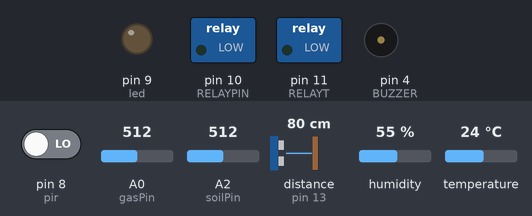
Simulated run of this sketch. Board: Arduino Uno, built with avr-gcc and run on an emulated ATmega328P. Parts: switched loads named in the sketch (green lamp = pin HIGH), output pins drawn as LEDs (lit = HIGH), buzzer (waves = sounding, pin HIGH). Wiring (inferred from the names in the program): ultrasonic range finder: trigger pin 12; echo pin 13. The inputs (shaded band) are chosen by the test bench; at power-on: pin 8 (pir) LOW, A0 (gasPin) = 512, A2 (soilPin) = 512, distance to the obstacle (sensor on pin 13) 80 cm, humidity 55 %, temperature 24 °C. The echo pulse lasts 58.3 µs per cm; pins used as bus, display or sensor lines are not drawn; what the sketch prints to the serial monitor is not drawn.

Above: at 0.1 s.
At 84.0 s:
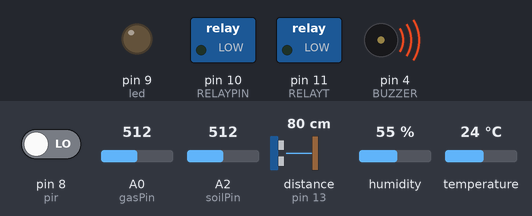
At 94.0 s:
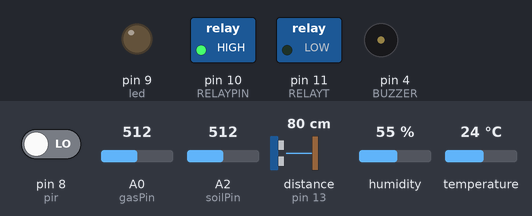
At 97.0 s:
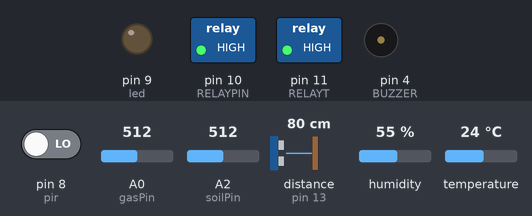
Timing chart, 0 to 98.5 s (numbered marks = the images above):
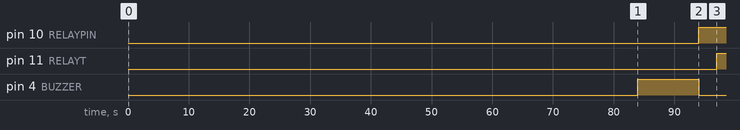

Measured:
- by itself, pin 10 (RELAYPIN): LOW → HIGH at 94.0 s
- by itself, pin 11 (RELAYT): LOW → HIGH at 97.0 s
- by itself, pin 4 (BUZZER): LOW → HIGH at 84.0 s, → LOW 10.0 s later

The sketch:

GAS_SOIL_TEMP_HUM_SMS_TGSK.ino
```cpp
#include <dht11.h>
#define DHT11PIN A3
#define pir 8
#define led 9
dht11 DHT11;
#define gasPin A0
#define soilPin A2
#define echoPin 13 // attach pin D2 Arduino to pin Echo of HC-SR04
#define trigPin 12 //attach pin D3 Arduino to pin Trig of HC-SR04
// defines variables
long duration; // variable for the duration of sound wave travel
int distance; // variable for the distance measurement
#define RELAYT 11

int timesTosend=1;
int count=0;
int g=0;
int sn=0;
int sp=0;
int chk =0;
int t=0;
int h=0;
//char phone_no[] = "9032880328";  //phone number to alert
char phone_no[] = "9642484174";  //phone number to alert
//char phone_no[] = "9652961775";  //phone number to alert
//char phone_no[] = "9491632771";  //phone number to alert

#define RELAYPIN 10 // Arduino pin tied to Relaypin of the Relay Circuit
#define BUZZER 4 // Arduino pin tied to +ve terminal of the Buzzer

void setup()
{
    Serial.begin(9600);  //Open Serial connection at baud 9600
    delay(2000);
    pinMode(led,OUTPUT);// Relay pin as output pin
    digitalWrite(led,LOW);
    pinMode(pir,INPUT);// Relay pin as output pin
    digitalWrite(pir,LOW);
    pinMode(RELAYPIN,OUTPUT);// Relay pin as output pin
    digitalWrite(RELAYPIN,LOW); //Turn off the relay
    pinMode(BUZZER,OUTPUT);// Buzzer pin as output pin
    digitalWrite(BUZZER,LOW);
    pinMode(trigPin, OUTPUT);
    digitalWrite(trigPin, LOW);// Sets the trigPin as an OUTPUT
    pinMode(echoPin, INPUT);
    digitalWrite(echoPin, LOW);
    pinMode(RELAYT,OUTPUT);// Relay pin as output pin
    digitalWrite(RELAYT,LOW);//Turn off the Buzzer
    Serial.println("AT+CMGF=1"); //set GSM to text mode
    delay(200);
    Serial.println("AT+CNMI=2,2,0,0,0\r");
    delay(100);
}

void loop()
{
  t=DHT11.temperature;
  h=DHT11.humidity;
  count=0;
  g= analogRead(gasPin);
  sn= analogRead(soilPin);
  int chk = DHT11.read(DHT11PIN);
  digitalWrite(trigPin, HIGH);
  delayMicroseconds(10);
  digitalWrite(trigPin, LOW);
  duration = pulseIn(echoPin, HIGH);
  distance = (duration * 0.034) / 2;
//.....................................sensor data on serial monitor -> LCD try it..............................

  Serial.print("gas sensor:");
  Serial.println(g);
  delay(1000);
  Serial.print("soil sensor:");
  Serial.println(sn);
  delay(1000);
  Serial.print("Humidity (%): ");
  Serial.println(h);
  delay(1000);
  Serial.print("Temperature (C): ");
  Serial.println(t);
  delay(2000);

  Serial.print("Distance: ");
  Serial.print(distance);
  Serial.println(" cm");

//.......................................Connecting to THINGSPEAK....................................................

          if (Serial.available())
              Serial.write(Serial.read());

            Serial.println("AT");
            delay(1000);

            Serial.println("AT+CPIN?");
            delay(1000);

            Serial.println("AT+CREG?");
            delay(1000);

            Serial.println("AT+CGATT?");
            delay(1000);

            Serial.println("AT+CIPSHUT");
            delay(1000);

            Serial.println("AT+CIPSTATUS");
            delay(2000);

            Serial.println("AT+CIPMUX=0");
            delay(2000);

            ShowSerialData();

            Serial.println("AT+CSTT=\"bsnlnet\"");//start task and setting the APN,
            delay(1000);

            ShowSerialData();

            Serial.println("AT+CIICR");//bring up wireless connection
            delay(3000);

            ShowSerialData();

            Serial.println("AT+CIFSR");//get local IP adress
            delay(2000);

            ShowSerialData();

            Serial.println("AT+CIPSPRT=0");
            delay(3000);

            ShowSerialData();

            Serial.println("AT+CIPSTART=\"TCP\",\"api.thingspeak.com\",\"80\"");//start up the connection
            delay(6000);

            ShowSerialData();

            Serial.println("AT+CIPSEND");//begin send data to remote server
            delay(4000);
            ShowSerialData();

            String str= "GET https://api.thingspeak.com/update?api_key=X54NE8J38RP6FUOD&field1=" +String(t) +"&field2=" +String(h)+ "&field3=" +String(g) +"&field4=" +String(sn);
            Serial.println(str);//begin send data to remote server

            delay(4000);
            ShowSerialData();

            Serial.println((char)26);//sending
            delay(5000);//waitting for reply, important! the time is base on the condition of internet
            Serial.println();

            ShowSerialData();

            Serial.println("AT+CIPSHUT");//close the connection
            delay(100);
            ShowSerialData();
            delay(5000);

//.............................................SMS & CALL if sensors cross threshold values..............................
          Serial.print("AT + CMGS=\"");
          Serial.print(phone_no);
          Serial.println("\"");
          delay(3000);
  if (g >= 400 || sn>=600 || t>31) // humidity need to be added.
  {
        while(count<timesTosend)
        {
          delay(1500);
          if(g>=200)
          {
            Serial.print("CAUTION...FIRE ALARM !!!!!!!!!!");//SMS body
            digitalWrite(BUZZER,HIGH);
            delay(5000);
            digitalWrite(BUZZER,LOW);
          }
          if(t>31)
          {
            Serial.print("CAUTION...TEMP ALARM !!!!!!!!!!");
            digitalWrite(BUZZER,HIGH);
            delay(5000);
            digitalWrite(BUZZER,LOW);
          }
//          if(h<95)
//          {
//            Serial.print("CAUTION...Humidity ALARM !!!!!!!!!!");
//            digitalWrite(BUZZER,HIGH);
//            delay(5000);
//          }
         if(sn>500 && sp<500)
         {
          Serial.print("CAUTION MOISTURE ALARM,MOTOR ACTIVATED");
         digitalWrite(BUZZER, HIGH);
         delay(5000);
         digitalWrite(BUZZER,LOW);
         digitalWrite(RELAYPIN,HIGH);
         }

            delay(1000);
            count++;
      }
      delay(2000);
  }
  else if(sn<500 && sp>500)
  {
     Serial.print("MOTOR OFF");
     digitalWrite(BUZZER, LOW);
     digitalWrite(RELAYPIN,LOW);
  }


  if(distance<=5)
  {
    Serial.println("Tank is full,Motor off");
    digitalWrite(RELAYT,LOW);
  }
  else if(distance>15)
  {
    Serial.println("Tank is Not full,Motor ON");
    digitalWrite(RELAYT,HIGH);
  }


//....................................PIR...........................................

if(digitalRead(pir)== HIGH)
    {
      //Serial.println("OK");
      digitalWrite(led,HIGH);
      delay(2000);
//      Serial.print("AT + CMGS=\"");
//      Serial.print(phone_no);
//      Serial.println("\"");
      Serial.println("....THIEF DETECTED....");
      delay(5000);
      digitalWrite(BUZZER, HIGH);
      delay(5000);
      digitalWrite(BUZZER,LOW);
    }
     Serial.write(0x1A);  // sends ctrl+z end of message
    delay(1000);

    sp=sn;
}
//....................................end of loop...................................................
void ShowSerialData()
{
  while(Serial.available()!=0)
  Serial.write(Serial.read());
  delay(3000);

}
```
